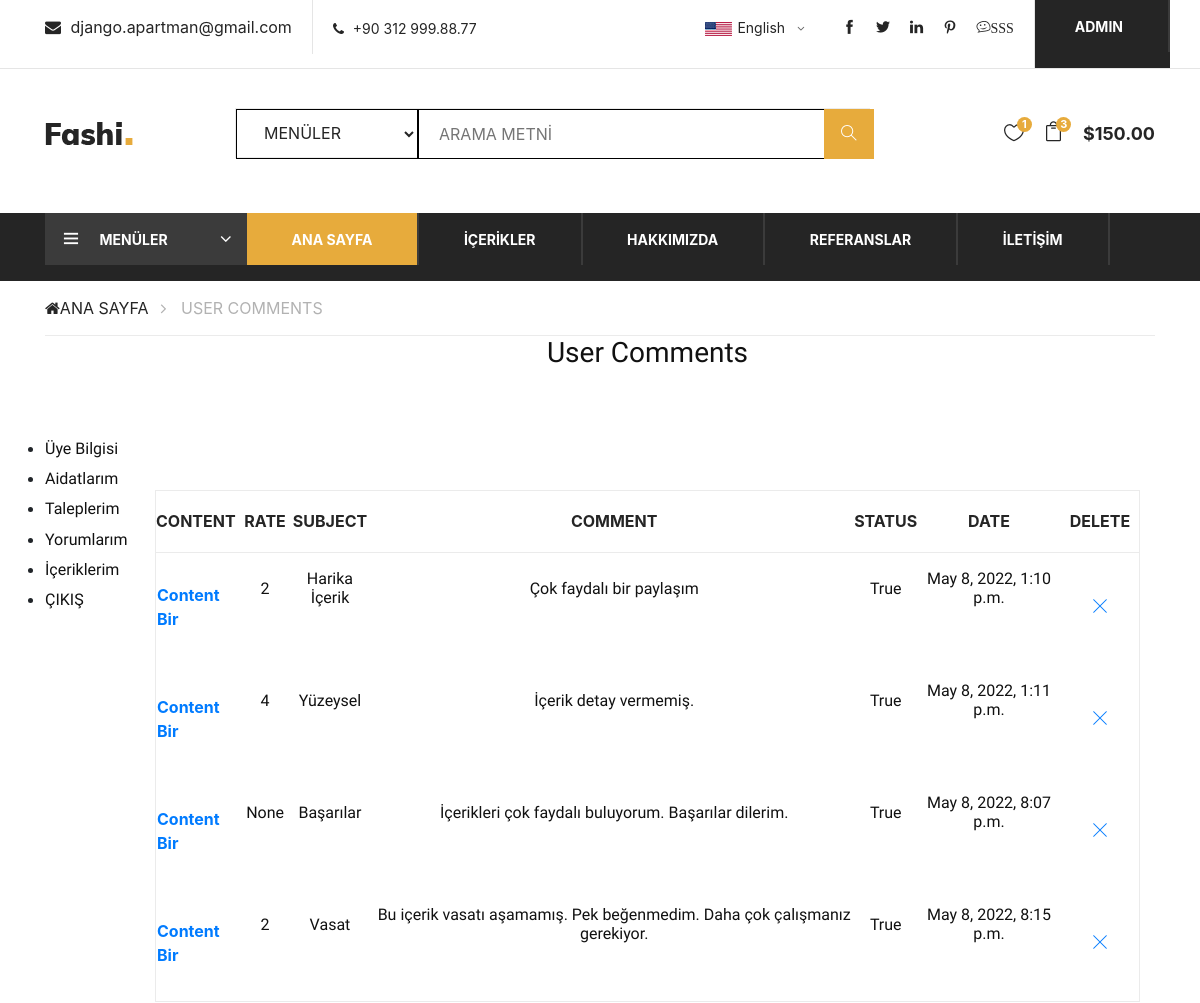
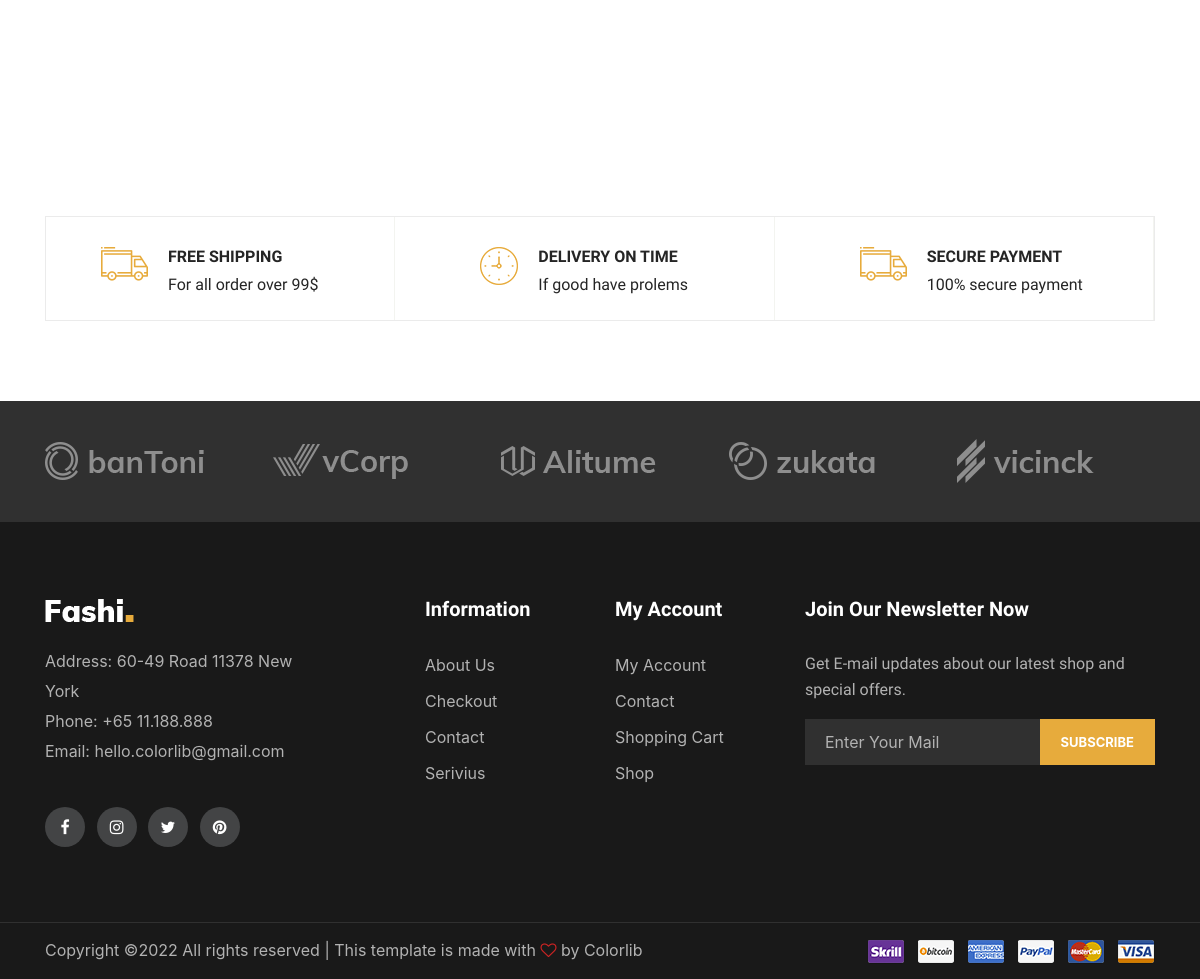
/user/comments/ (signed in), run on the app's committed database (2 pictures, top to bottom).
### content/models.py (models this page shows, shortened)
class Comment(models.Model):
    STATUS = (
        ('New', 'Yeni'),
        ('True', 'Evet'),
        ('False', 'Hayır'),
    )
    content = models.ForeignKey(Content, on_delete=models.CASCADE)
    user = models.ForeignKey(User, on_delete=models.CASCADE)
    subject = models.CharField(max_length=50, blank=True)
    comment = models.TextField(max_length=200, blank=True)
    rate = models.IntegerField(null=True, blank=True)
    status = models.CharField(max_length=10, choices=STATUS, default='New')
    ip = models.CharField(max_length=20, blank=True)
    create_at = models.DateTimeField(auto_now_add=True)
    update_at = models.DateTimeField(auto_now_add=True)

class Content(models.Model):
    STATUS = (
        ('True', 'Evet'),
        ('False', 'Hayır')
    )
    TYPE = (
        ('Haber', 'Haber'),
        ('Duyuru', 'Duyuru'),
        ('Etkinlik', 'Etkinlik'),
        ('Kararlar', 'Kararlar'),
        ('Anket', 'Anket'),
        ('Yönetim', 'Yönetim')
    )
    user = models.ForeignKey(User, on_delete=models.SET_NULL, null=True)
    title = models.CharField(max_length=150)
    keywords = models.CharField(max_length=255)
    description = models.CharField(max_length=255)
    image = models.ImageField(blank=True, upload_to='images/')
    menu = models.ForeignKey(Menu, on_delete=models.CASCADE)  # relation with Menu table
    detail = RichTextUploadingField(null=True, blank=True)
    type = models.CharField(max_length=10, choices=TYPE)
    slug = models.SlugField(null=False, unique=True)
    status = models.CharField(max_length=10, choices=STATUS)
    create_at = models.DateTimeField(auto_now_add=True)
    update_at = models.DateTimeField(auto_now_add=True)
    def image_tag(self):
        if self.image:
            return mark_safe('<img src="{}" height="50"/>'.format(self.image.url))
    image_tag.short_description = 'Image'

### user/views.py (the view)
# urls.py: path('comments/', views.comments, name='comments'),
@login_required(login_url='/login')  # Check login
def comments(request):
    menu = Menu.objects.all()
    current_user = request.user
    comments = Comment.objects.filter(user_id=current_user.id)
    context = {
        'menu': menu,
        'comments': comments,
    }
    return render(request, 'user_comments.html', context)

### user/templates/user_comments.html (shortened to what this page needs)
{% extends 'homebase.html' %}
{% load static %}
{% block content %}
<div class="breacrumb-section">
    <div class="container">
        <div class="row">
            <div class="col-lg-12">
                <div class="breadcrumb-text">
                    <a href="/"><i class="fa fa-home"></i>ANA SAYFA</a>
                    <span>USER COMMENTS</span>
                </div>
            </div>
        </div>
    </div>
</div>
<div class="section">
    <div class="container">
        <div class="row">
            <div class="col-md-1">
                <div class="billing-details">
                    {% include "user_panel.html" %}
                </div>
            </div>
            <div class="col-md-11">
                <div class="section-title">
                    <h3 class="title">User Comments</h3>
                </div>
                <section class="shopping-cart spad">
                    <div class="container">
                        <div class="row">
                            <div class="col-lg-12">
                                <div class="cart-table">
                                    <table>
                                        <thead>
                                        <tr>
                                            <th class="p-name">Content</th>
                                            <th>Rate</th>
                                            <th>Subject</th>
                                            <th>Comment</th>
                                            <th>Status</th>
                                            <th>Date</th>
                                            <th>Delete</th>
                                        </tr>
                                        </thead>
                                        <tbody>
                                        {% for rs in comments %}
                                        <tr>
                                            <td class="cart-title first-row">
                                                <a href="/content/{{rs.content_id}}/{{rs.content.slug}}">
                                                    <strong>{{rs.content.title}}</strong>
                                                </a>
                                            </td>
                                            <td><h6>{{rs.rate}}</h6></td>
                                            <td><h6>{{rs.subject}}</h6></td>
                                            <td><h6>{{rs.comment}}</h6></td>
                                            <td><h6>{{rs.status}}</h6></td>
                                            <td><h6>{{rs.create_at}}</h6></td>
                                            <td class="close-td first-row"><a href="/user/deletecomment/{{rs.id}}"
                                                                              onclick="return confirm('Delete! Are you sure?')"><i
                                                    class="ti-close"></i></a></td>
                                        </tr>
                                        {% endfor %}
                                        </tbody>
                                    </table>
                                </div>
                            </div>
                        </div>
                    </div>
                </section>
            </div>
        </div>
    </div>
</div>
{% endblock %}

### home/templates/header.html (shortened to what this page needs)
{% load static %}
<header class="header-section">
    <div class="header-top">
        <div class="container">
            <div class="ht-left">
                <div class="mail-service">
                    <i class=" fa fa-envelope"></i>
                    django.apartman@gmail.com
                </div>
                <div class="phone-service">
                    <i class=" fa fa-phone"></i>
                    +90 312 999.88.77
                </div>
            </div>
            <div class="ht-right">
                <div class="row">
                    <div class="lan-selector">
                    </div>
                    <div class="top-social">
                        <a href="#"><i class="ti-facebook"></i></a>
                        <a href="#"><i class="ti-twitter-alt"></i></a>
                        <a href="#"><i class="ti-linkedin"></i></a>
                        <a href="#"><i class="ti-pinterest"></i></a>
                        <a href="/sss"><i class="ti-themify-favicon">SSS</i></a>
                    </div>
                    {% if user.id is not None %}
                    <div class="nav-item">
                        <nav class="nav-menu mobile-menu">
                            <ul>
                                <li><a href="#"><image src="{{ profile.image.url }}" style="height:30px"></image>{{ user.username }}</a>
                                </li>
                            </ul>
                        </nav>
                    </div>
                    {% endif %}
                </div>
            </div>
        </div>
    </div>
    <div class="container">
        <div class="inner-header">
            <div class="row">
                <div class="col-lg-2 col-md-2">
                    <div class="logo">
                        <a href="./index.html">
                            <img src="{% static 'img/logo.png' %}" alt="">
                        </a>
                    </div>
                </div>
                <div class="col-lg-7 col-md-7">
                    <div class="advanced-search">
                        <form action="/search/" method="post" style="height:50px">
                            {% load mptt_tags %}
                            <select name="menuid" class="category-btn" style="height:50px; border:thin solid black">
                                <option value="0">MENÜLER</option>
                            </select>
                            <div class="input-group" style="border:thin solid black">
                                <input id="query" name="query" type="text" placeholder="ARAMA METNİ"
                                       STYLE="color:black">
                                <button><i class="ti-search"></i></button>
                            </div>
                        </form>
                    </div>
                </div>
                <div class="col-lg-3 text-right col-md-3">
                    <ul class="nav-right">
                        <li class="heart-icon">
                            <a href="#">
                                <i class="icon_heart_alt"></i>
                                <span>1</span>
                            </a>
                        </li>
                        <li class="cart-icon">
                            <a href="#">
                                <i class="icon_bag_alt"></i>
                                <span>3</span>
                            </a>
                        </li>
                        <li class="cart-price">$150.00</li>
                    </ul>
                </div>
            </div>
        </div>
    </div>
    <div class="nav-item">
        <div class="container">
            {% block sidebar %} {% include 'sidebar.html' %} {% endblock %}
            <nav class="nav-menu mobile-menu">
                <ul>
                    <li class="active"><a href="/">ANA SAYFA</a></li>
                    <li><a href="#">İÇERİKLER</a>
                    </li>
                    <li><a href="/hakkimizda">HAKKIMIZDA</a></li>
                    <li><a href="/referanslar">REFERANSLAR</a></li>
                    <li><a href="/iletisim">İLETİŞİM</a></li>
                </ul>
            </nav>
        </div>
    </div>
</header>

### data on the page
Comment: content "Content Bir", rate "2", subject "Harika İçerik", comment "Çok faydalı bir paylaşım", status "True", create_at "May 8, 2022, 1:10 p.m."
Comment: content "Content Bir", rate "4", subject "Yüzeysel", comment "İçerik detay vermemiş.", status "True", create_at "May 8, 2022, 1:11 p.m."
Comment: content "Content Bir", rate "None", subject "Başarılar", comment "İçerikleri çok faydalı buluyorum. Başarılar dilerim.", status "True", create_at "May 8, 2022, 8:07 p.m."
Comment: content "Content Bir", rate "2", subject "Vasat", comment "Bu içerik vasatı aşamamış. Pek beğenmedim. Daha çok çalışmanız gerekiyor.", status "True", create_at "May 8, 2022, 8:15 p.m."

### other printed values
{{ user.username }} "ADMIN"
